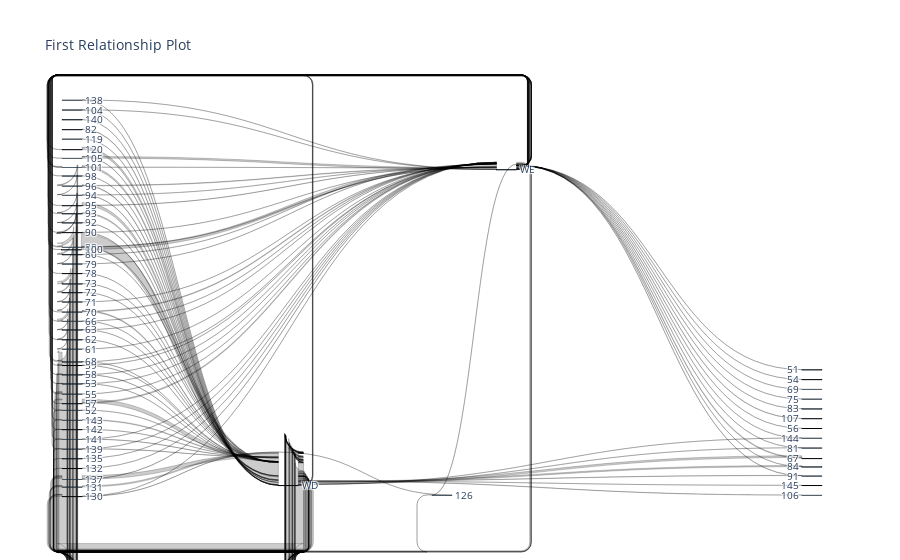

Notebook code for this chart:
### Code cell
fig = genSankey(ds_5n_15s, cat_cols=['EventA', 'WDWE', 'EventB'], value_cols='Delta', title='First Relationship Plot')
go.Figure(fig)
